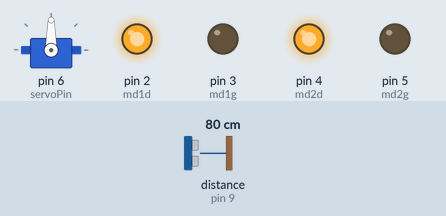
Simulated run of this sketch. Board: Arduino Uno, built with avr-gcc and run on an emulated ATmega328P. Parts: servo, output pins drawn as LEDs (lit = HIGH). Wiring (inferred from the names in the program): ultrasonic range finder: trigger pin 10; echo pin 9. The inputs (shaded band) are chosen by the test bench; at power-on: distance to the obstacle (sensor on pin 9) 80 cm. The echo pulse lasts 58.3 µs per cm; pins used as bus, display or sensor lines are not drawn.

Above: at 2.1 s.
2.2 s: distance to the obstacle (sensor on pin 9) set to 29 cm
3.7 s: distance to the obstacle (sensor on pin 9) set to 23 cm
At 3.85 s:
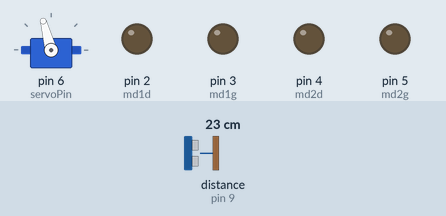
6.7 s: distance to the obstacle (sensor on pin 9) set to 35 cm
At 6.87 s:
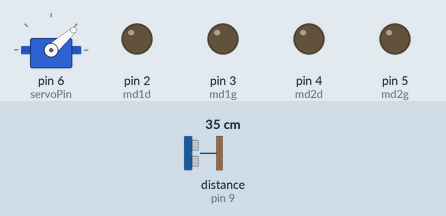
9.7 s: distance to the obstacle (sensor on pin 9) set to 2 cm
At 10.15 s:
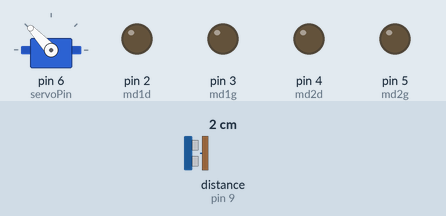
12.7 s: distance to the obstacle (sensor on pin 9) set to 60 cm
At 13.2 s:
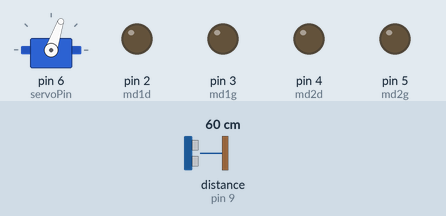
Timing chart, 0 to 15.7 s (numbered marks = the images above; inputs shaded):
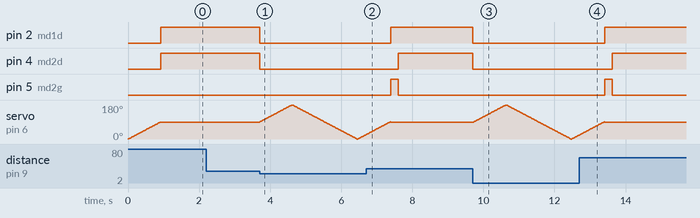

Measured:
- the behaviour switches between 27 and 26 cm on distance to the obstacle (sensor on pin 9) (found by bisection; images 0 and 1)
- after the input at 2.2 s, every drawn part: stays the same
- after the input at 3.7 s, pin 2 (md1d), pin 4 (md2d): HIGH → LOW at once
- after the input at 6.7 s, pin 2 (md1d): LOW → HIGH after 0.70 s; pin 4 (md2d): LOW → HIGH after 0.90 s; pin 5 (md2g): LOW → HIGH after 0.70 s, → LOW 0.20 s later; servo on pin 6 (servoPin): goes on until 7.4 s, then stays 90°
- after the input at 9.7 s, pin 2 (md1d), pin 4 (md2d): HIGH → LOW at once
- after the input at 12.7 s, pin 2 (md1d): LOW → HIGH after 0.72 s; pin 3 (md1g): stays LOW (without the input it goes to HIGH after 0.71 s); pin 4 (md2d): LOW → HIGH after 0.92 s; servo on pin 6 (servoPin): goes on until 13.4 s, then stays 90°

The sketch:

obstacleavoider.ino
```cpp
#include <Servo.h>
int rightSensor = 12;
int leftSensor = 13;
int echo = 9;
int trig = 10;
int time = 0;  // local
long dis = 0;  // local
int md1d = 2;
int md1g = 3;
int md2d = 4;
int md2g = 5;
int right= 12;
int left= 13;
Servo srv;
int i = 0;
int servoPin = 6;
long dr = 0;  //distance to the right
long dl = 0;  //distance to the left
int inLeft , inRight ;
void setup() {
  pinMode(md1d, OUTPUT);
  pinMode(md1g, OUTPUT);
  pinMode(md2d, OUTPUT);
  pinMode(md2g, OUTPUT);
  pinMode(echo, INPUT);
  pinMode(right, INPUT);
  pinMode(left, INPUT);
  pinMode(trig, OUTPUT);
  pinMode(leftSensor, INPUT);
  pinMode(rightSensor, INPUT);
  srv.attach(servoPin);
  srv.write(0);
  turn(90);
  Serial.begin(9600);
}
void loop() {
  move();
}


void move_forward() {
  digitalWrite(md1d, HIGH);
  digitalWrite(md1g, LOW);
  digitalWrite(md2d, HIGH);
  digitalWrite(md2g, LOW);
}
void move_backwards() {
  digitalWrite(md1d, LOW);
  digitalWrite(md1g, HIGH);
  digitalWrite(md2d, LOW);
  digitalWrite(md2g, HIGH);
}
void turn_right() {
  digitalWrite(md1d, LOW);
  digitalWrite(md1g, HIGH);
  digitalWrite(md2d, HIGH);
  digitalWrite(md2g, LOW);
}
void turn_left() {
  digitalWrite(md1d, HIGH);
  digitalWrite(md1g, LOW);
  digitalWrite(md2d, LOW);
  digitalWrite(md2g, HIGH);
}
void stop() {
  digitalWrite(md1d, LOW);
  digitalWrite(md1g, LOW);
  digitalWrite(md2d, LOW);
  digitalWrite(md2g, LOW);
}
long calculateDistance(int nmrpinecho, int nmrpintrig) {
  digitalWrite(nmrpintrig, LOW);
  delayMicroseconds(10);
  digitalWrite(nmrpintrig, HIGH);
  delayMicroseconds(2);
  digitalWrite(nmrpintrig, LOW);
  time = pulseIn(nmrpinecho, HIGH);
  dis = 0.0346 * (time) / 2;
  return dis;
}

void turn(int d) {
  for (i; i <= d; i++) {
    srv.write(i);
    delay(10);
  }
}
void re_turn(int d) {
  for (i; i >= d; --i) {
    srv.write(i);
    delay(10);
  }
}
void check_distance() {
  if (dis <= 25) {
    turn(180);
    dr = calculateDistance(echo, trig);
    re_turn(0);
    // delay(30);
    turn(90);
    dl = calculateDistance(echo, trig);
    re_turn(90);
    // delay(30);
  }
}
void move() {
  dis = calculateDistance(echo, trig);

  if (dis > 25) {
    move_forward();
  }

  else {
    stop();
    check_distance();
    if (dl > dr) {
      turn_left();
      delay(200);

    } else if (dr > dl) {
      turn_right();
      delay(200);
    }
    else if(dl <= 10 && dr<=10){
      move_backwards();
      delay(150);
      move();
    }
  }
}
```
